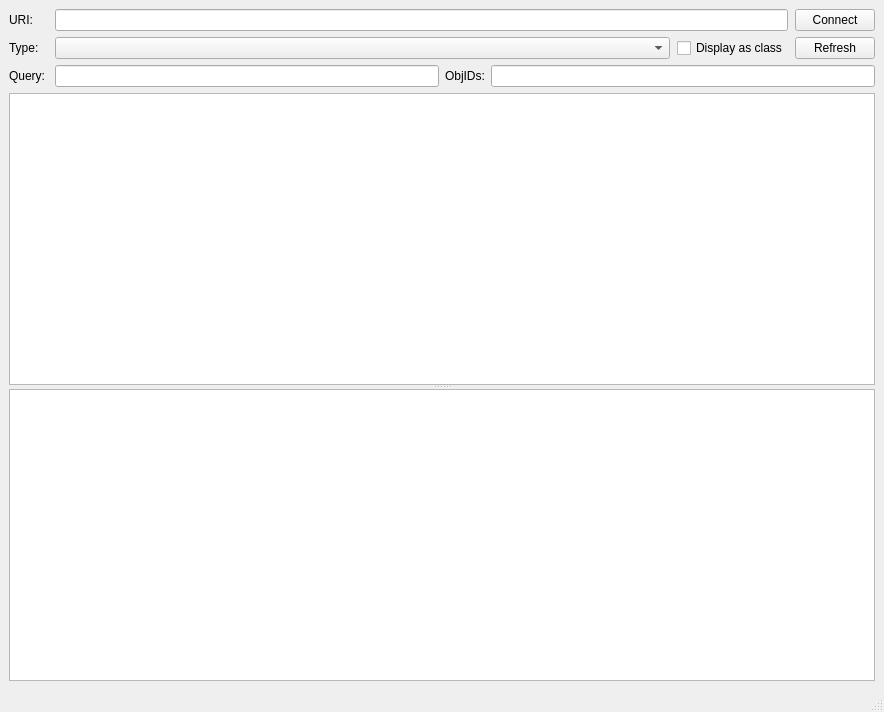
<?xml version="1.0" encoding="UTF-8"?>
<ui version="4.0">
 <class>MainWindow</class>
 <widget class="QMainWindow" name="MainWindow">
  <property name="geometry">
   <rect>
    <x>0</x>
    <y>0</y>
    <width>884</width>
    <height>712</height>
   </rect>
  </property>
  <property name="sizePolicy">
   <sizepolicy hsizetype="Preferred" vsizetype="Preferred">
    <horstretch>0</horstretch>
    <verstretch>0</verstretch>
   </sizepolicy>
  </property>
  <property name="windowTitle">
   <string>MinceExplorer</string>
  </property>
  <widget class="QWidget" name="centralwidget">
   <property name="sizePolicy">
    <sizepolicy hsizetype="Preferred" vsizetype="Preferred">
     <horstretch>0</horstretch>
     <verstretch>0</verstretch>
    </sizepolicy>
   </property>
   <layout class="QVBoxLayout" name="verticalLayout">
    <item>
     <layout class="QGridLayout" name="gridLayout">
      <item row="2" column="0">
       <widget class="QLabel" name="query_label">
        <property name="text">
         <string>Query: </string>
        </property>
       </widget>
      </item>
      <item row="1" column="0">
       <widget class="QLabel" name="type_label">
        <property name="lineWidth">
         <number>1</number>
        </property>
        <property name="text">
         <string>Type:</string>
        </property>
       </widget>
      </item>
      <item row="1" column="1">
       <layout class="QHBoxLayout" name="horizontalLayout_5">
        <property name="spacing">
         <number>7</number>
        </property>
        <item>
         <widget class="QComboBox" name="type_filter">
          <property name="sizePolicy">
           <sizepolicy hsizetype="Expanding" vsizetype="Fixed">
            <horstretch>0</horstretch>
            <verstretch>0</verstretch>
           </sizepolicy>
          </property>
         </widget>
        </item>
        <item>
         <layout class="QHBoxLayout" name="horizontalLayout_2">
          <item>
           <widget class="QCheckBox" name="display_as_class">
            <property name="sizePolicy">
             <sizepolicy hsizetype="Minimum" vsizetype="Preferred">
              <horstretch>0</horstretch>
              <verstretch>0</verstretch>
             </sizepolicy>
            </property>
            <property name="text">
             <string>Display as class</string>
            </property>
           </widget>
          </item>
          <item>
           <widget class="QPushButton" name="refresh_button">
            <property name="sizePolicy">
             <sizepolicy hsizetype="Minimum" vsizetype="Fixed">
              <horstretch>0</horstretch>
              <verstretch>0</verstretch>
             </sizepolicy>
            </property>
            <property name="text">
             <string>Refresh</string>
            </property>
           </widget>
          </item>
         </layout>
        </item>
       </layout>
      </item>
      <item row="0" column="0">
       <widget class="QLabel" name="uri_label">
        <property name="sizePolicy">
         <sizepolicy hsizetype="Preferred" vsizetype="Preferred">
          <horstretch>0</horstretch>
          <verstretch>0</verstretch>
         </sizepolicy>
        </property>
        <property name="text">
         <string>URI:</string>
        </property>
       </widget>
      </item>
      <item row="2" column="1">
       <layout class="QHBoxLayout" name="horizontalLayout_6">
        <item>
         <widget class="QLineEdit" name="query_line"/>
        </item>
        <item>
         <widget class="QLabel" name="obj_id_label">
          <property name="text">
           <string>ObjIDs:</string>
          </property>
         </widget>
        </item>
        <item>
         <widget class="QLineEdit" name="obj_id_line"/>
        </item>
       </layout>
      </item>
      <item row="0" column="1">
       <layout class="QHBoxLayout" name="horizontalLayout_3">
        <property name="spacing">
         <number>7</number>
        </property>
        <property name="topMargin">
         <number>0</number>
        </property>
        <item>
         <widget class="QLineEdit" name="uri_line">
          <property name="sizePolicy">
           <sizepolicy hsizetype="Expanding" vsizetype="Preferred">
            <horstretch>0</horstretch>
            <verstretch>0</verstretch>
           </sizepolicy>
          </property>
         </widget>
        </item>
        <item>
         <widget class="QPushButton" name="connect_button">
          <property name="enabled">
           <bool>true</bool>
          </property>
          <property name="sizePolicy">
           <sizepolicy hsizetype="Minimum" vsizetype="Fixed">
            <horstretch>0</horstretch>
            <verstretch>0</verstretch>
           </sizepolicy>
          </property>
          <property name="font">
           <font/>
          </property>
          <property name="text">
           <string>Connect</string>
          </property>
         </widget>
        </item>
       </layout>
      </item>
     </layout>
    </item>
    <item>
     <widget class="QSplitter" name="splitter">
      <property name="sizePolicy">
       <sizepolicy hsizetype="Expanding" vsizetype="Expanding">
        <horstretch>0</horstretch>
        <verstretch>0</verstretch>
       </sizepolicy>
      </property>
      <property name="orientation">
       <enum>Qt::Vertical</enum>
      </property>
      <widget class="QTableView" name="entries_table"/>
      <widget class="QTreeView" name="entry_details"/>
     </widget>
    </item>
   </layout>
  </widget>
  <widget class="QMenuBar" name="menubar">
   <property name="geometry">
    <rect>
     <x>0</x>
     <y>0</y>
     <width>884</width>
     <height>27</height>
    </rect>
   </property>
  </widget>
  <widget class="QStatusBar" name="status_bar"/>
 </widget>
 <resources/>
 <connections/>
</ui>
